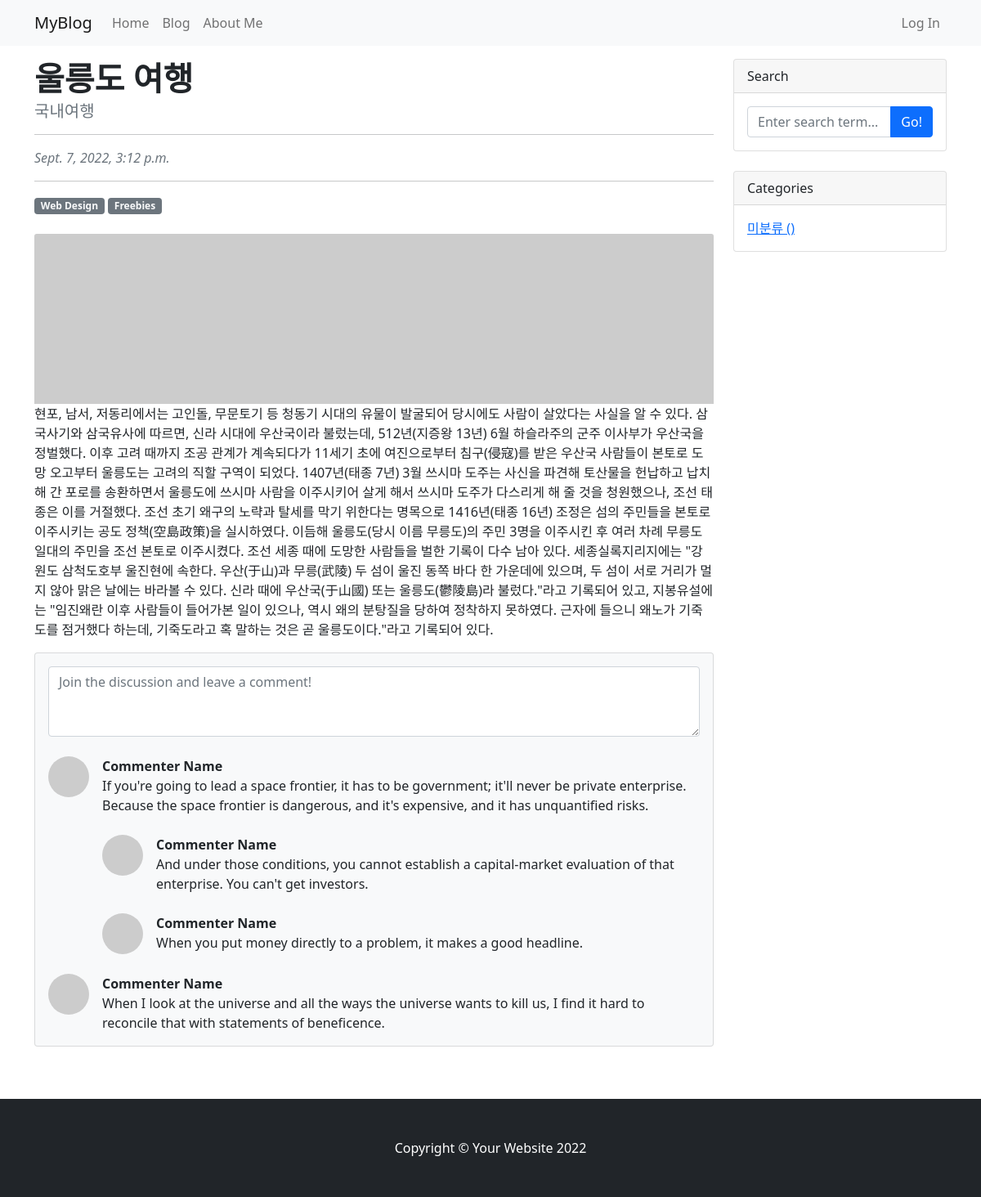
The page /blog/6/ on the database its author committed.
### blog/models.py (models this page shows, shortened)
class Post(models.Model):
    title = models.CharField(max_length=30)
    hook_text = models.CharField(max_length=100, blank=True)
    content = models.TextField()
    head_image = models.ImageField(upload_to='blog/images/%Y/%m/%d/', blank=True)
    file_upload = models.FileField(upload_to='blog/files/%Y/%m/%d/', blank=True)
    created_at = models.DateTimeField(auto_now_add=True)    # auto_now_add 추가
    updated_at = models.DateTimeField(auto_now=True)        # updated_at 추가
    author = models.ForeignKey(User, null=True, on_delete=models.SET_NULL)
    category = models.ForeignKey(Category, null=True, blank=True, on_delete=models.SET_NULL)

### blog/views.py (the view)
# urls.py: path('<int:pk>/', views.PostDetail.as_view()),
class PostDetail(DetailView):
    model = Post

### blog/templates/blog/post_detail.html (shortened to what this page needs)
{% extends 'blog/base.html' %}
{% block main_area %}
    <article>
        <div id="post-area">
            <header class="mb-4">
                <h1 class="fw-bolder mb-1">{{post.title}}</h1>
                    {% if post.hook_text %} <h5 class="text-muted">{{post.hook_text}}</h5> {% endif %}
                        <a href="#">{{p.author | upper}}</a><hr>
                        <div class="text-muted fst-italic mb-2">{{post.created_at}}</div><hr>
                        <a class="badge bg-secondary text-decoration-none link-light" href="#!">Web Design</a>
                        <a class="badge bg-secondary text-decoration-none link-light" href="#!">Freebies</a>
                    </header>
                    {% if post.head_image %}
                        <figure class="mb-4"><img class="img-fluid rounded" src="{{post.head_image.url}}" alt="{{p}} head image" /></figure>
                    {% else %}
                        <img src="https://picsum.photos/seed/{{p.id}}/800/200" alt="random_image" class="card-img-top">
                    {% endif %}
                    <p>{{post.content}}</p>
        </div>
    </article>
        <div id="comment-area">
                        <section class="mb-5 my-3">
                        <div class="card bg-light">
                            <div class="card-body">
                                <form class="mb-4"><textarea class="form-control" rows="3" placeholder="Join the discussion and leave a comment!"></textarea></form>
                                <div class="d-flex mb-4">
                                    <div class="flex-shrink-0"><img class="rounded-circle" src="https://dummyimage.com/50x50/ced4da/6c757d.jpg" alt="..." /></div>
                                    <div class="ms-3">
                                        <div class="fw-bold">Commenter Name</div>
                                        If you're going to lead a space frontier, it has to be government; it'll never be private enterprise. Because the space frontier is dangerous, and it's expensive, and it has unquantified risks.
                                        <div class="d-flex mt-4">
                                            <div class="flex-shrink-0"><img class="rounded-circle" src="https://dummyimage.com/50x50/ced4da/6c757d.jpg" alt="..." /></div>
                                            <div class="ms-3">
                                                <div class="fw-bold">Commenter Name</div>
                                                And under those conditions, you cannot establish a capital-market evaluation of that enterprise. You can't get investors.
                                            </div>
                                        </div>
                                        <div class="d-flex mt-4">
                                            <div class="flex-shrink-0"><img class="rounded-circle" src="https://dummyimage.com/50x50/ced4da/6c757d.jpg" alt="..." /></div>
                                            <div class="ms-3">
                                                <div class="fw-bold">Commenter Name</div>
                                                When you put money directly to a problem, it makes a good headline.
                                            </div>
                                        </div>
                                    </div>
                                </div>
                                <div class="d-flex">
                                    <div class="flex-shrink-0"><img class="rounded-circle" src="https://dummyimage.com/50x50/ced4da/6c757d.jpg" alt="..." /></div>
                                    <div class="ms-3">
                                        <div class="fw-bold">Commenter Name</div>
                                        When I look at the universe and all the ways the universe wants to kill us, I find it hard to reconcile that with statements of beneficence.
                                    </div>
                                </div>
                            </div>
                        </div>
                    </section>
                    </div>
{% endblock %}

### rows shown on the page
Post: title "울릉도 여행", hook_text "국내여행", created_at "Sept. 7, 2022, 3:12 p.m.", content "현포, 남서, 저동리에서는 고인돌, 무문토기 등 청동기 시대의 유물이 발굴되어 당시에도 사람이 살았다는 사실을 알 수 있다. 삼국사기와 삼국유사에 따르면, 신라 시대에 우산국이라 불렀는데, 512년(지증왕 13년) 6월 하슬라주의 군주 이사부가 우산국을 정벌했다. 이후 고려 때까지 조공 관계가 계속되다가 11세기 초에 여진으로부터 침구(侵寇)를 받은 우산국 사람들이 본토로 도망 오고부터 울릉도는 고려의 직할 구역이 되었다. 1407년(태종 7년) 3월 쓰시마 도주는 사신을 파견해 토산물을 헌납하고 납치해 간 포로를 송환하면서 울릉도에 쓰시마 사람을 이주시키어 살게 해서 쓰시마 도주가 다스리게 해 줄 것을 청원했으나, 조선 태종은 이를 거절했다. 조선 초기 왜구의 노략과 탈세를 막기 위한다는 명목으로 1416년(태종 16년) 조정은 섬의 주민들을 본토로 이주시키는 공도 정책(空島政策)을 실시하였다. 이듬해 울릉도(당시 이름 무릉도)의 주민 3명을 이주시킨 후 여러 차례 무릉도 일대의 주민을 조선 본토로 이주시켰다. 조선 세종 때에 도망한 사람들을 벌한 기록이 다수 남아 있다. 세종실록지리지에는 \"강원도 삼척도호부 울진현에 속한다. 우산(于山)과 무릉(武陵) 두 섬이 울진 동쪽 바다 한 가운데에 있으며, 두 섬이 서로 거리가 멀지 않아 맑은 날에는 바라볼 수 있다. 신라 때에 우산국(于山國) 또는 울릉도(鬱陵島)라 불렀다.\"라고…"
